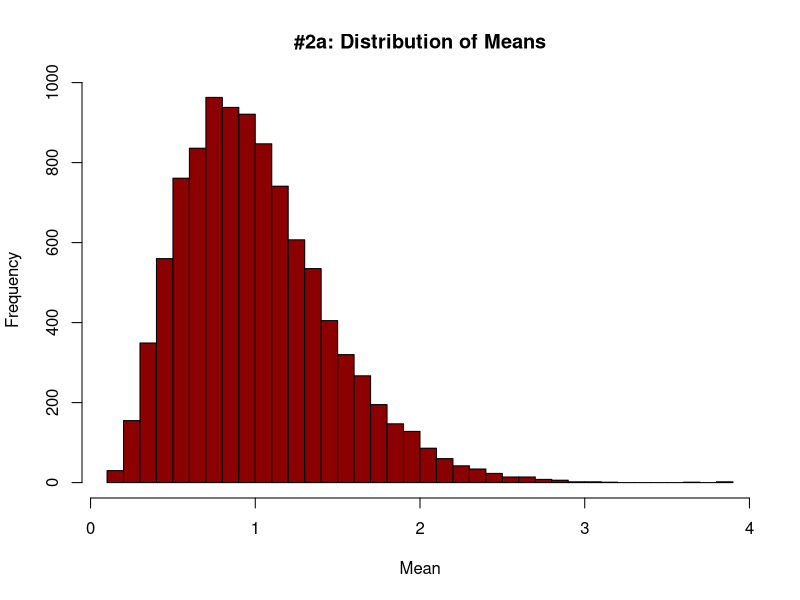

Write R code to recreate this figure. (Note: this script raises an error after producing the figure.)

# Isabella Salonna
# HW 2

library(tidyverse)

# 1
tribble( ~x, ~y, ~w, ~z,
         210, 300, 220, 180,
         102, 100, 119, 187,
         176, 175, 188, 173,
         87, 95, 91, 94,
         202, 210, 234, 218,
         110, 122, 131, 128,
) -> dt
dt

# 1a
map_dbl(dt, mean)

# 1b
map_dbl(dt, sd)

# 1c
map(dt, sqrt)

# 1d
summary(dt)


# 2

# 2a
exp_means_a <- function(samp_n, samp_rate) {
  samp_means <- numeric()
  for (i in 1:10000) {
    samp_dist <- rexp(samp_n, rate = samp_rate)
    samp_means[i] <- mean(samp_dist)
  }
  return (samp_means)
}

a <-exp_means_a(5, 1)
hist(a, breaks = 30, col = "red4", main = "#2a: Distribution of Means",
     xlab = "Mean", ylab = "Frequency" )

# 2b
exp_means_b <- function(samp_n, samp_rate) {
  map_dbl(1:10000, ~mean(rexp(samp_n, rate = samp_rate)))
  }

b <-exp_means(5, 1)
hist(b, breaks = 30, col = "blue4", main = "#2b: Distribution of Means",
     xlab = "Mean", ylab = "Frequency" )
